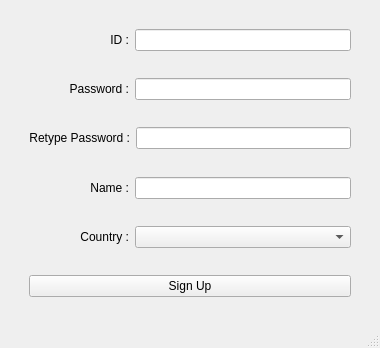
<?xml version="1.0" encoding="UTF-8"?>
<ui version="4.0">
 <class>sign_up</class>
 <widget class="QMainWindow" name="sign_up">
  <property name="geometry">
   <rect>
    <x>0</x>
    <y>0</y>
    <width>380</width>
    <height>348</height>
   </rect>
  </property>
  <property name="windowTitle">
   <string>Sign Up</string>
  </property>
  <widget class="QWidget" name="centralwidget">
   <layout class="QVBoxLayout" name="verticalLayout_2">
    <item>
     <layout class="QVBoxLayout" name="verticalLayout">
      <property name="leftMargin">
       <number>20</number>
      </property>
      <property name="topMargin">
       <number>20</number>
      </property>
      <property name="rightMargin">
       <number>20</number>
      </property>
      <property name="bottomMargin">
       <number>20</number>
      </property>
      <item>
       <layout class="QHBoxLayout" name="horizontalLayout">
        <item>
         <widget class="QLabel" name="label">
          <property name="sizePolicy">
           <sizepolicy hsizetype="Maximum" vsizetype="Expanding">
            <horstretch>0</horstretch>
            <verstretch>0</verstretch>
           </sizepolicy>
          </property>
          <property name="minimumSize">
           <size>
            <width>100</width>
            <height>0</height>
           </size>
          </property>
          <property name="font">
           <font>
            <pointsize>9</pointsize>
           </font>
          </property>
          <property name="text">
           <string>ID :</string>
          </property>
          <property name="alignment">
           <set>Qt::AlignRight|Qt::AlignTrailing|Qt::AlignVCenter</set>
          </property>
         </widget>
        </item>
        <item>
         <widget class="QLineEdit" name="lineEdit_id">
          <property name="sizePolicy">
           <sizepolicy hsizetype="Expanding" vsizetype="Maximum">
            <horstretch>0</horstretch>
            <verstretch>0</verstretch>
           </sizepolicy>
          </property>
          <property name="font">
           <font>
            <pointsize>9</pointsize>
           </font>
          </property>
          <property name="text">
           <string/>
          </property>
         </widget>
        </item>
       </layout>
      </item>
      <item>
       <spacer name="verticalSpacer">
        <property name="orientation">
         <enum>Qt::Vertical</enum>
        </property>
        <property name="sizeType">
         <enum>QSizePolicy::Expanding</enum>
        </property>
        <property name="sizeHint" stdset="0">
         <size>
          <width>20</width>
          <height>40</height>
         </size>
        </property>
       </spacer>
      </item>
      <item>
       <layout class="QHBoxLayout" name="horizontalLayout_2">
        <item>
         <widget class="QLabel" name="label_2">
          <property name="sizePolicy">
           <sizepolicy hsizetype="Maximum" vsizetype="Expanding">
            <horstretch>0</horstretch>
            <verstretch>0</verstretch>
           </sizepolicy>
          </property>
          <property name="minimumSize">
           <size>
            <width>100</width>
            <height>0</height>
           </size>
          </property>
          <property name="font">
           <font>
            <pointsize>9</pointsize>
           </font>
          </property>
          <property name="text">
           <string>Password :</string>
          </property>
          <property name="alignment">
           <set>Qt::AlignRight|Qt::AlignTrailing|Qt::AlignVCenter</set>
          </property>
         </widget>
        </item>
        <item>
         <widget class="QLineEdit" name="lineEdit_pw">
          <property name="sizePolicy">
           <sizepolicy hsizetype="Expanding" vsizetype="Maximum">
            <horstretch>0</horstretch>
            <verstretch>0</verstretch>
           </sizepolicy>
          </property>
          <property name="font">
           <font>
            <pointsize>9</pointsize>
           </font>
          </property>
          <property name="text">
           <string/>
          </property>
         </widget>
        </item>
       </layout>
      </item>
      <item>
       <spacer name="verticalSpacer_2">
        <property name="orientation">
         <enum>Qt::Vertical</enum>
        </property>
        <property name="sizeHint" stdset="0">
         <size>
          <width>20</width>
          <height>40</height>
         </size>
        </property>
       </spacer>
      </item>
      <item>
       <layout class="QHBoxLayout" name="horizontalLayout_3">
        <item>
         <widget class="QLabel" name="label_3">
          <property name="sizePolicy">
           <sizepolicy hsizetype="Maximum" vsizetype="Expanding">
            <horstretch>0</horstretch>
            <verstretch>0</verstretch>
           </sizepolicy>
          </property>
          <property name="minimumSize">
           <size>
            <width>100</width>
            <height>0</height>
           </size>
          </property>
          <property name="font">
           <font>
            <pointsize>9</pointsize>
           </font>
          </property>
          <property name="text">
           <string>Retype Password :</string>
          </property>
          <property name="alignment">
           <set>Qt::AlignRight|Qt::AlignTrailing|Qt::AlignVCenter</set>
          </property>
         </widget>
        </item>
        <item>
         <widget class="QLineEdit" name="lineEdit_pwConfirm">
          <property name="sizePolicy">
           <sizepolicy hsizetype="Expanding" vsizetype="Maximum">
            <horstretch>0</horstretch>
            <verstretch>0</verstretch>
           </sizepolicy>
          </property>
          <property name="font">
           <font>
            <pointsize>9</pointsize>
           </font>
          </property>
          <property name="text">
           <string/>
          </property>
         </widget>
        </item>
       </layout>
      </item>
      <item>
       <spacer name="verticalSpacer_3">
        <property name="orientation">
         <enum>Qt::Vertical</enum>
        </property>
        <property name="sizeHint" stdset="0">
         <size>
          <width>20</width>
          <height>40</height>
         </size>
        </property>
       </spacer>
      </item>
      <item>
       <layout class="QHBoxLayout" name="horizontalLayout_5">
        <item>
         <widget class="QLabel" name="label_5">
          <property name="sizePolicy">
           <sizepolicy hsizetype="Maximum" vsizetype="Expanding">
            <horstretch>0</horstretch>
            <verstretch>0</verstretch>
           </sizepolicy>
          </property>
          <property name="minimumSize">
           <size>
            <width>100</width>
            <height>0</height>
           </size>
          </property>
          <property name="font">
           <font>
            <pointsize>9</pointsize>
           </font>
          </property>
          <property name="text">
           <string>Name :</string>
          </property>
          <property name="alignment">
           <set>Qt::AlignRight|Qt::AlignTrailing|Qt::AlignVCenter</set>
          </property>
         </widget>
        </item>
        <item>
         <widget class="QLineEdit" name="lineEdit_name">
          <property name="sizePolicy">
           <sizepolicy hsizetype="Expanding" vsizetype="Maximum">
            <horstretch>0</horstretch>
            <verstretch>0</verstretch>
           </sizepolicy>
          </property>
          <property name="font">
           <font>
            <pointsize>9</pointsize>
           </font>
          </property>
          <property name="text">
           <string/>
          </property>
         </widget>
        </item>
       </layout>
      </item>
      <item>
       <spacer name="verticalSpacer_4">
        <property name="orientation">
         <enum>Qt::Vertical</enum>
        </property>
        <property name="sizeHint" stdset="0">
         <size>
          <width>20</width>
          <height>40</height>
         </size>
        </property>
       </spacer>
      </item>
      <item>
       <layout class="QHBoxLayout" name="horizontalLayout_7">
        <item>
         <widget class="QLabel" name="label_7">
          <property name="sizePolicy">
           <sizepolicy hsizetype="Maximum" vsizetype="Expanding">
            <horstretch>0</horstretch>
            <verstretch>0</verstretch>
           </sizepolicy>
          </property>
          <property name="minimumSize">
           <size>
            <width>100</width>
            <height>0</height>
           </size>
          </property>
          <property name="font">
           <font>
            <pointsize>9</pointsize>
           </font>
          </property>
          <property name="text">
           <string>Country :</string>
          </property>
          <property name="alignment">
           <set>Qt::AlignRight|Qt::AlignTrailing|Qt::AlignVCenter</set>
          </property>
         </widget>
        </item>
        <item>
         <widget class="QComboBox" name="comboBox_country"/>
        </item>
       </layout>
      </item>
      <item>
       <spacer name="verticalSpacer_5">
        <property name="orientation">
         <enum>Qt::Vertical</enum>
        </property>
        <property name="sizeHint" stdset="0">
         <size>
          <width>20</width>
          <height>40</height>
         </size>
        </property>
       </spacer>
      </item>
      <item>
       <widget class="QPushButton" name="pushButton_signup">
        <property name="font">
         <font>
          <pointsize>9</pointsize>
         </font>
        </property>
        <property name="text">
         <string>Sign Up</string>
        </property>
       </widget>
      </item>
     </layout>
    </item>
   </layout>
  </widget>
  <widget class="QStatusBar" name="statusbar"/>
 </widget>
 <resources/>
 <connections/>
</ui>
